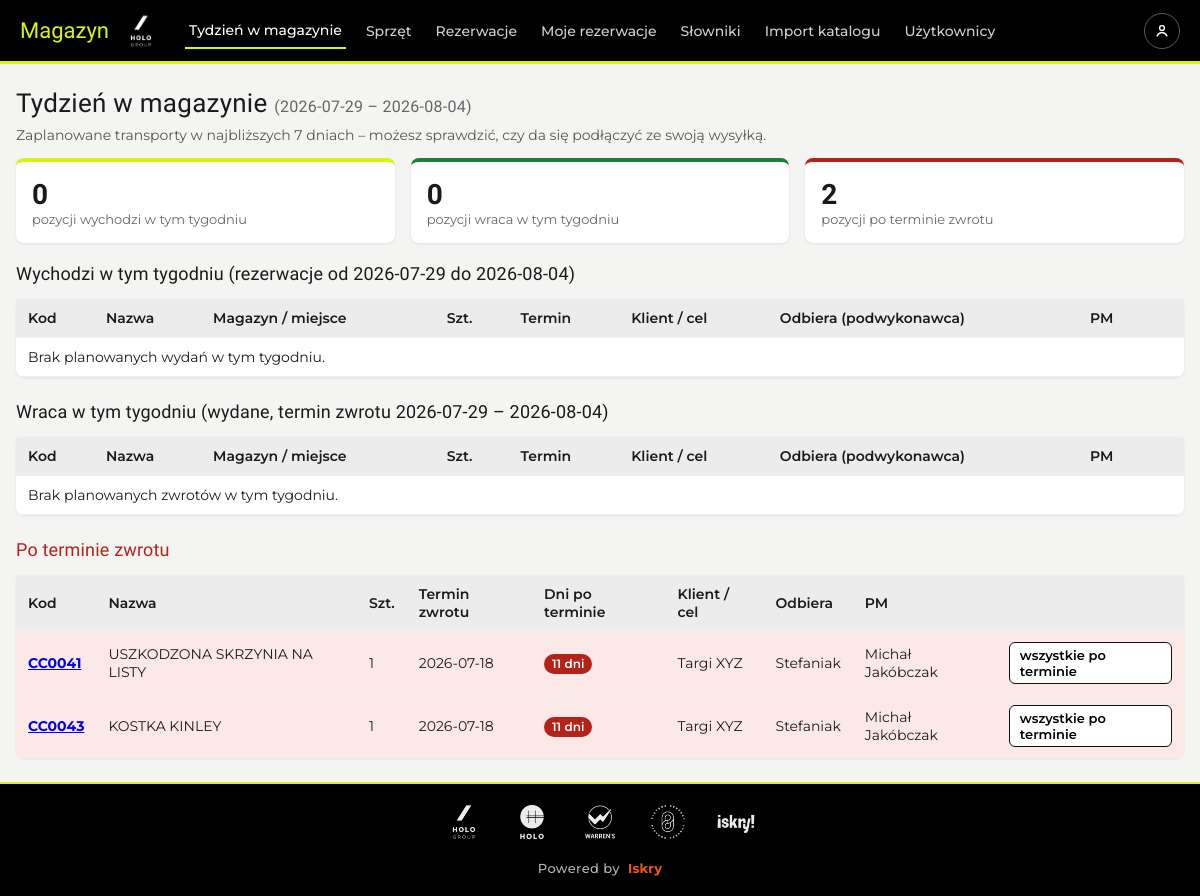
/dashboard (signed in), run on an earlier commit of the app's database.
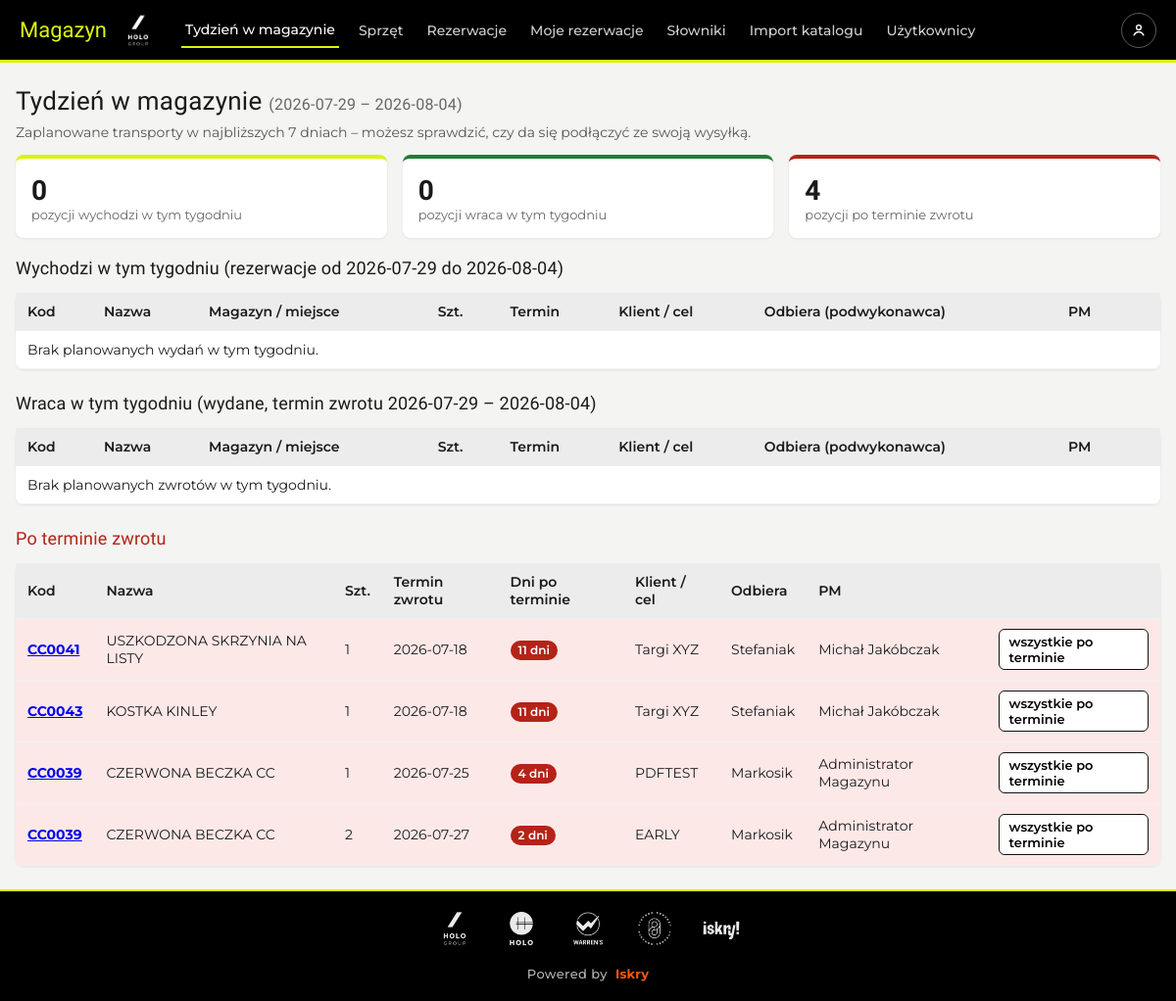
And on a later commit of the database.
### tables this page shows
CREATE TABLE reservations (
    id INTEGER PRIMARY KEY AUTOINCREMENT,
    equipment_id INTEGER NOT NULL REFERENCES equipment(id),
    user_id INTEGER NOT NULL REFERENCES users(id),
    client TEXT,                                 -- klient / projekt / cel
    date_from TEXT NOT NULL,                     -- YYYY-MM-DD
    date_to TEXT NOT NULL,
    quantity INTEGER NOT NULL DEFAULT 1,
    status TEXT NOT NULL DEFAULT 'rezerwacja',   -- rezerwacja | wydane | zwrócone | anulowana
    notes TEXT,
    created_at TEXT DEFAULT (datetime('now')),
    issued_at TEXT, issued_by INTEGER REFERENCES users(id),
    returned_at TEXT, returned_by INTEGER REFERENCES users(id)
, group_id TEXT, receiver TEXT, recipient_name TEXT, recipient_contact TEXT, recipient_phone TEXT, recipient_address TEXT, recipient_email TEXT, damage INTEGER NOT NULL DEFAULT 0, damage_notes TEXT);

CREATE TABLE equipment (
    id INTEGER PRIMARY KEY AUTOINCREMENT,
    code TEXT UNIQUE NOT NULL,                   -- kod w aplikacji
    project_number TEXT,                         -- numer projektu
    name TEXT NOT NULL,                          -- nazwa sprzętu
    dimensions TEXT,                             -- wymiary
    photo TEXT,                                  -- nazwa pliku zdjęcia
    location TEXT,                               -- miejsce w magazynie
    owner TEXT,                                  -- własność (np. klient)
    quantity INTEGER NOT NULL DEFAULT 1,         -- stan magazynowy (ilość sztuk)
    notes TEXT,
    created_at TEXT DEFAULT (datetime('now'))
, brand TEXT, packaging_photo TEXT, warehouse_id INTEGER REFERENCES warehouses(id), material_type TEXT NOT NULL DEFAULT 'klient', condition TEXT NOT NULL DEFAULT 'sprawny', condition_notes TEXT, storage_instructions TEXT);

### app.py (the view)
@app.route("/dashboard")
@login_required
def dashboard():
    today = local_today()
    week_end = today + timedelta(days=6)
    today_s, week_end_s = today.isoformat(), week_end.isoformat()
    con = get_db()
    base_sql = """SELECT r.*, u.username, u.first_name, u.last_name,
                  e.code, e.name, e.location, w.name AS warehouse_name
                  FROM reservations r
                  JOIN users u ON u.id=r.user_id
                  JOIN equipment e ON e.id=r.equipment_id
                  LEFT JOIN warehouses w ON w.id=e.warehouse_id"""
    out_week = con.execute(
        base_sql + """ WHERE r.status='rezerwacja'
                       AND r.date_from>=? AND r.date_from<=?
                       ORDER BY r.date_from, e.code""",
        (today_s, week_end_s)).fetchall()
    back_week = con.execute(
        base_sql + """ WHERE r.status='wydane'
                       AND r.date_to>=? AND r.date_to<=?
                       ORDER BY r.date_to, e.code""",
        (today_s, week_end_s)).fetchall()
    overdue = con.execute(
        base_sql + " WHERE r.status='wydane' AND r.date_to<? ORDER BY r.date_to",
        (today_s,)).fetchall()
    con.close()
    days_overdue = {r["id"]: (today - date.fromisoformat(r["date_to"])).days
                    for r in overdue}
    return render_template("dashboard.html", out_week=out_week,
                           back_week=back_week, overdue=overdue,
                           today=today_s, week_end=week_end_s,
                           days_overdue=days_overdue, dn=display_name)

### app.py (called while the page is built)
def login_required(f):
    @wraps(f)
    def wrapper(*a, **kw):
        if "user_id" not in session:
            return redirect(url_for("login", next=request.path))
        return f(*a, **kw)
    return wrapper

### db.py (called while the page is built)
def local_now():
    return datetime.now(LOCAL_TZ).replace(tzinfo=None)

def local_today():
    return local_now().date()

def get_db():
    DB_PATH.parent.mkdir(parents=True, exist_ok=True)
    con = sqlite3.connect(DB_PATH)
    con.row_factory = sqlite3.Row
    con.execute("PRAGMA foreign_keys = ON")
    return con

def display_name(row):
    fn = (row["first_name"] or "").strip() if "first_name" in row.keys() else ""
    ln = (row["last_name"] or "").strip() if "last_name" in row.keys() else ""
    full = f"{fn} {ln}".strip()
    return full or row["username"]

### templates/dashboard.html (shortened to what this page needs)
{% extends "base.html" %}
{% block content %}
<h1>Tydzień w magazynie <span style="font-weight:400; color:#666; font-size:16px;">({{ today }} – {{ week_end }})</span></h1>
<p style="color:#555; margin-top:-8px; font-size:14px;">Zaplanowane transporty w najbliższych 7 dniach – możesz sprawdzić, czy da się podłączyć ze swoją wysyłką.</p>
<div class="stat-cards">
  <div class="stat"><div class="num">{{ out_week|length }}</div><div class="lbl">pozycji wychodzi w tym tygodniu</div></div>
  <div class="stat green"><div class="num">{{ back_week|length }}</div><div class="lbl">pozycji wraca w tym tygodniu</div></div>
  <div class="stat red"><div class="num">{{ overdue|length }}</div><div class="lbl">pozycji po terminie zwrotu</div></div>
</div>
{% macro res_table(rows, empty_msg) %}
<table style="margin-bottom:24px;">
  <tr><th>Kod</th><th>Nazwa</th><th>Magazyn / miejsce</th><th>Szt.</th><th>Termin</th><th>Klient / cel</th><th>Odbiera (podwykonawca)</th><th>PM</th><th></th></tr>
  {% for r in rows %}
  <tr>
    <td><a href="{{ url_for('equipment_detail', eid=r.equipment_id) }}"><strong>{{ r.code }}</strong></a></td>
    <td>{{ r.name }}</td>
    <td>{{ r.warehouse_name or '–' }}{% if r.location %} / {{ r.location }}{% endif %}</td>
    <td>{{ r.quantity }}</td>
    <td>{{ r.date_from }} – {{ r.date_to }}</td>
    <td>{{ r.client or '–' }}</td>
    <td>{{ r.receiver or '–' }}</td>
    <td>{{ dn(r) }}</td>
    <td><a class="btn small ghost" href="{{ url_for('reservations') }}">przejdź</a></td>
  </tr>
  {% else %}
  <tr><td colspan="9">{{ empty_msg }}</td></tr>
  {% endfor %}
</table>
{% endmacro %}
<h2>Wychodzi w tym tygodniu (rezerwacje od {{ today }} do {{ week_end }})</h2>
{{ res_table(out_week, 'Brak planowanych wydań w tym tygodniu.') }}
<h2>Wraca w tym tygodniu (wydane, termin zwrotu {{ today }} – {{ week_end }})</h2>
{{ res_table(back_week, 'Brak planowanych zwrotów w tym tygodniu.') }}
<h2 style="color:var(--err);">Po terminie zwrotu</h2>
{% if overdue %}
<table>
  <tr><th>Kod</th><th>Nazwa</th><th>Szt.</th><th>Termin zwrotu</th><th>Dni po terminie</th><th>Klient / cel</th><th>Odbiera</th><th>PM</th><th></th></tr>
  {% for r in overdue %}
  <tr class="overdue">
    <td><a href="{{ url_for('equipment_detail', eid=r.equipment_id) }}"><strong>{{ r.code }}</strong></a></td>
    <td>{{ r.name }}</td>
    <td>{{ r.quantity }}</td>
    <td>{{ r.date_to }}</td>
    <td><span class="badge overdue">{{ days_overdue[r.id] }} dni</span></td>
    <td>{{ r.client or '–' }}</td>
    <td>{{ r.receiver or '–' }}</td>
    <td>{{ dn(r) }}</td>
    <td><a class="btn small ghost" href="{{ url_for('reservations', overdue=1) }}">wszystkie po terminie</a></td>
  </tr>
  {% endfor %}
</table>
{% else %}
<p style="color:#666;">Brak przetrzymanych pozycji.</p>
{% endif %}
{% endblock %}

What changed in the data, as far as the page shows it:
added reservations: code "CC0039", name "CZERWONA BECZKA CC", quantity "1", date_to "2026-07-25", days_overdue "4", client "PDFTEST", receiver "Markosik", dn "Administrator Magazynu"
added reservations: code "CC0039", name "CZERWONA BECZKA CC", quantity "2", date_to "2026-07-27", client "EARLY", receiver "Markosik", dn "Administrator Magazynu"
Also different on the page:
{{ overdue|length }}: "2" → "4"
